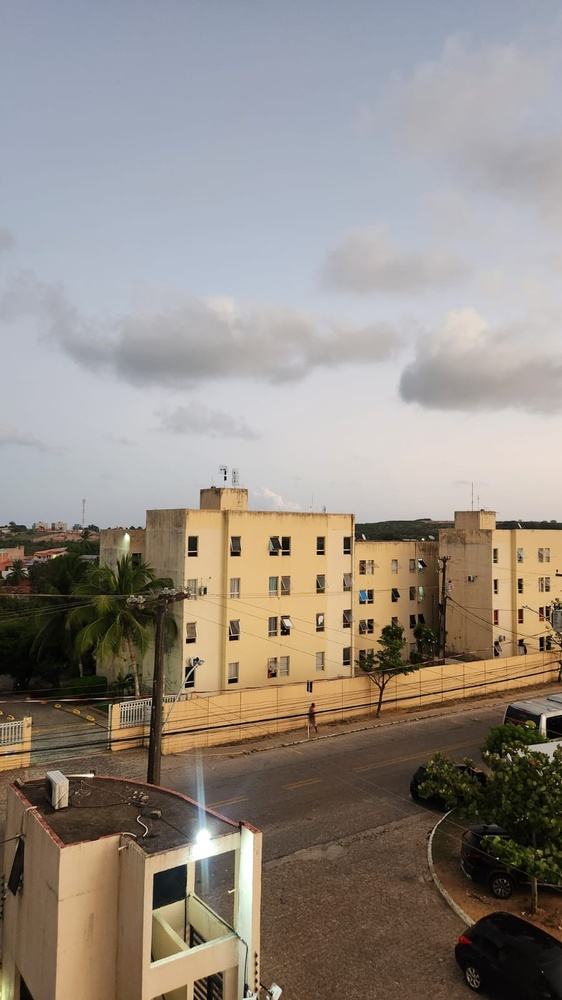
#> input picture img/task02/01.jpeg, 562 x 1000 px, shrunk from 900 x 1600 before the run; its folder holds only this picture in this run
$ jupyter execute panoram.ipynb
#> lines starting #> are read from the running program, lines starting #| are printed output that depends on the picture; after the words box and inside, x2 and y2 are one past the last pixel; in counts of white or black regions, pixels touching at a corner belong together
[cell 1]
import cv2 as cv
import numpy as np
import matplotlib.pyplot as plt
from glob import glob
import time

# Load images in correct order
filenames = sorted(glob('img/task02/*.jpeg'))
images = [cv.imread(f) for f in filenames]
#> images = 1 item
central_idx = 0

# [107 lines left out: functions calculate_angle, detect_keypoints, match_images, not called in this run]

def create_panorama(images, central_idx, max_angle=40, descriptor_type='SIFT'):
    start_time = time.time()

    # Initialize with central image
    h, w = images[central_idx].shape[:2]
    total_width = w * len(images)
    panorama = np.zeros((h, total_width, 3), dtype=np.uint8)

    # Place central image
    x_central = w * central_idx
    panorama[:, x_central:x_central + w] = images[central_idx]

    # Stitch left images (reverse order: from central to left)
    H_left = np.eye(3)
    for i in range(central_idx - 1, -1, -1):
        kp1, kp2, matches = match_images(images[i+1], images[i], descriptor_type)

        if len(matches) < 10:
            print(f"Not enough matches on images: {i} and {i+1}")
            continue

        # Get matching points (swap src and dst for left side)
        dst_pts = np.float32([kp2[m.trainIdx].pt for m in matches]).reshape(-1, 1, 2)
        src_pts = np.float32([kp1[m.queryIdx].pt for m in matches]).reshape(-1, 1, 2)

        # Calculate homography (note the swap of src and dst)
        H, _ = cv.findHomography(dst_pts, src_pts, cv.RANSAC, 5.0)
        if H is None:
            print(f"Not Homography on images: {i} and {i+1}")
            continue

        # Check angle before applying homography
        temp_H = H_left @ H
        angle = calculate_angle(temp_H, w, h)
        if abs(angle) > max_angle/2:
            print(f"Angle too large ({angle:.1f}°) for image {i}")
            break

        H_left = temp_H
        warped = cv.warpPerspective(images[i], H_left, (total_width, h))
        mask = (warped.sum(axis=2) != 0)
        panorama[np.where(mask)] = warped[np.where(mask)]

    # Stitch right images
    H_right = np.eye(3)
    for i in range(central_idx + 1, len(images)):
        kp1, kp2, matches = match_images(images[i-1], images[i], descriptor_type)

        if len(matches) < 10:
            print(f"Not enough matches for images {i-1} and {i}")
            continue

        src_pts = np.float32([kp2[m.trainIdx].pt for m in matches]).reshape(-1, 1, 2)
        dst_pts = np.float32([kp1[m.queryIdx].pt for m in matches]).reshape(-1, 1, 2)

        H, _ = cv.findHomography(src_pts, dst_pts, cv.RANSAC, 5.0)
        if H is None:
            print(f"Not Homography on images {i-1} and {i}")
            continue

        # Check angle before applying homography
        temp_H = H_right @ H
        angle = calculate_angle(temp_H, w, h)
        if abs(angle) > max_angle/2:
            print(f"Angle too large ({angle:.1f}°) for image {i}")
            break

        H_right = temp_H
        warped = cv.warpPerspective(images[i], H_right, (total_width, h))
        mask = (warped.sum(axis=2) != 0)
        panorama[np.where(mask)] = warped[np.where(mask)]

    # Crop the empty regions
    gray = cv.cvtColor(panorama, cv.COLOR_BGR2GRAY)
    _, thresh = cv.threshold(gray, 1, 255, cv.THRESH_BINARY)
    coords = cv.findNonZero(thresh)
    x, y, w, h = cv.boundingRect(coords)

    end_time = time.time()
    print(f"Panorama {descriptor_type} creation time: {end_time - start_time:.2f} seconds")

    return panorama[y:y+h, x:x+w]

# Create and display panoramas with all three descriptors
fig, axes = plt.subplots(3, 1, figsize=(20, 30))

descriptors = ['SIFT', 'ORB', 'BRISK']
for i, descriptor in enumerate(descriptors):
    panorama = create_panorama(images, central_idx, max_angle=40, descriptor_type=descriptor)
    axes[i].imshow(cv.cvtColor(panorama, cv.COLOR_BGR2RGB))
    axes[i].set_title(f'Panorama using Shi-Tomasi + {descriptor}')
    axes[i].axis('off')
#> this loop made 3 passes
#> pass 1, in create_panorama, `gray = cv.cvtColor(panorama, cv.COLOR_BGR2GRAY)`:
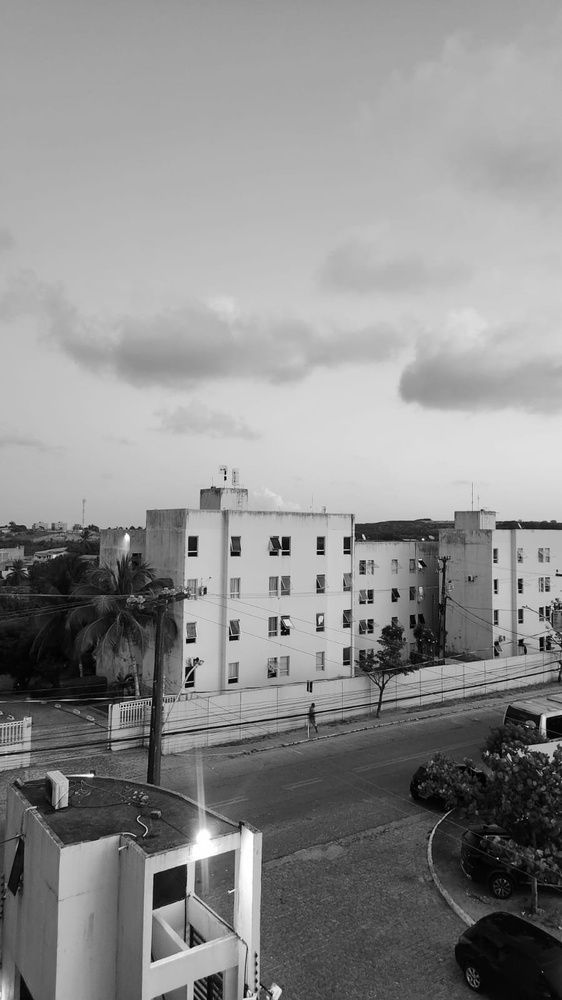
#> gray: shape (1000, 562); min 0, max 255, mean 141.6
#> pass 1, in create_panorama, `_, thresh = cv.threshold(gray, 1, 255, cv.THRESH_BINARY)`:
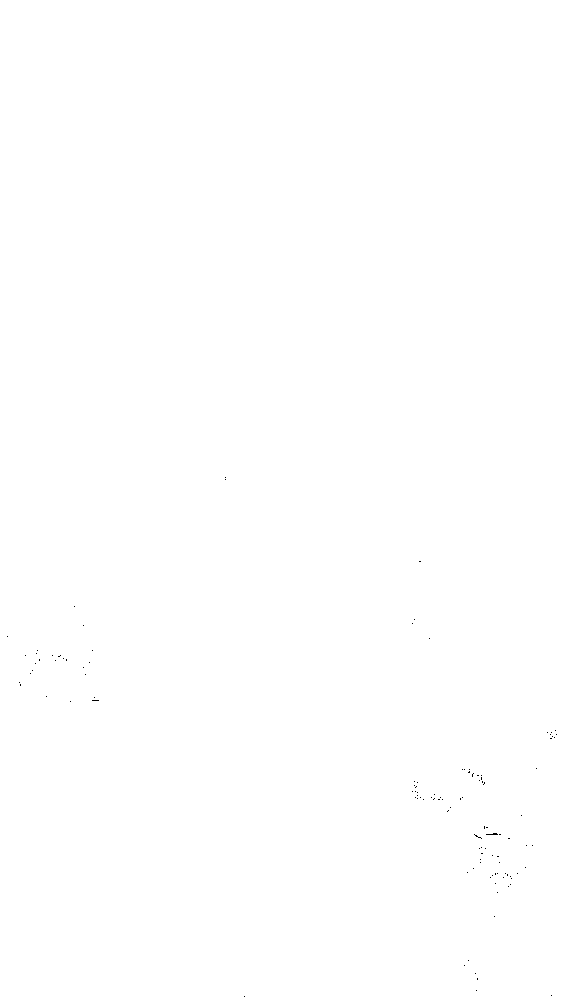
#> thresh: shape (1000, 562); 100% white; black in thin lines or dots, all inside (x1, y1, x2, y2) = (7, 477, 557, 997)
#> panorama is the input picture: shape (1000, 562, 3); mean B, G, R 131.9, 140.1, 148.3

plt.tight_layout()
plt.show()
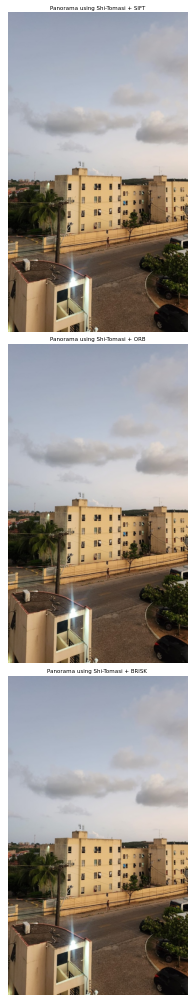
#> figure drawn by matplotlib, 3 panels

$ run again, on img/task02/05.jpeg
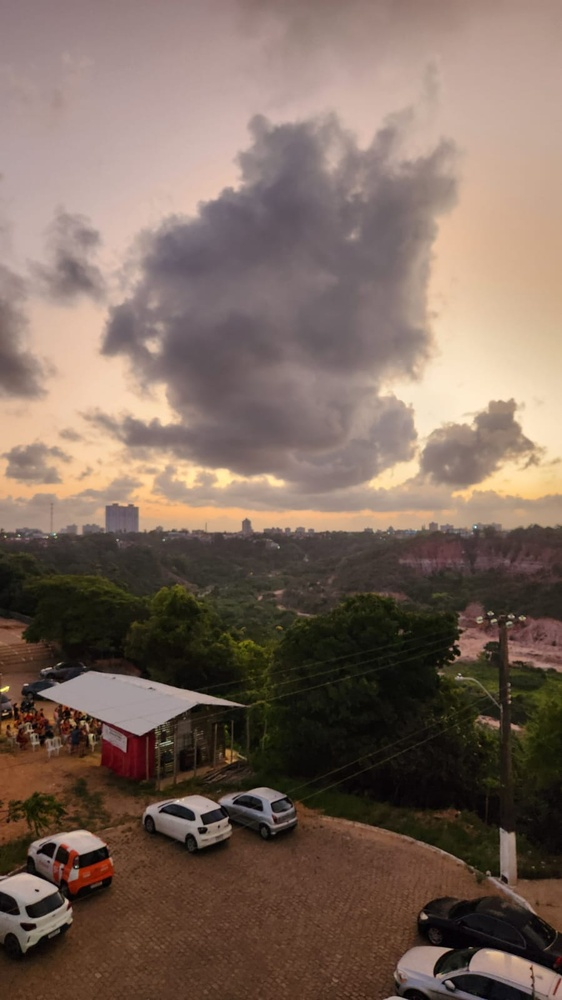
#> input picture img/task02/05.jpeg, 562 x 1000 px, shrunk from 900 x 1600 before the run
#> images = 1 item
#> the loop `for i, descriptor in enumerate(descriptors):` made 3 passes
#> pass 1, in create_panorama, `gray = cv.cvtColor(panorama, cv.COLOR_BGR2GRAY)`:
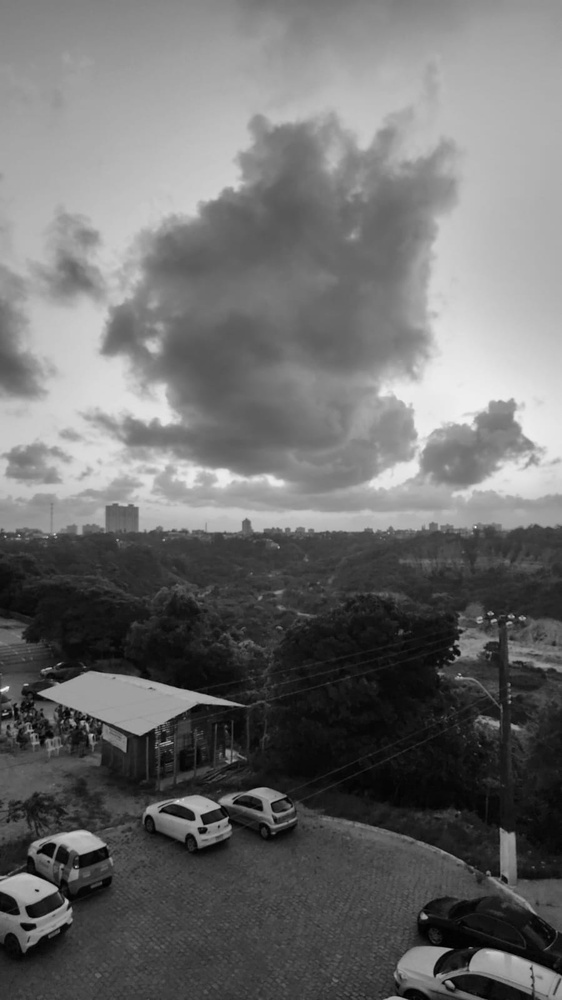
#> gray: shape (1000, 562); min 0, max 243, mean 109.1
#> panorama is the input picture: shape (1000, 562, 3); mean B, G, R 93.1, 104.6, 124.1
#> `plt.show()`:
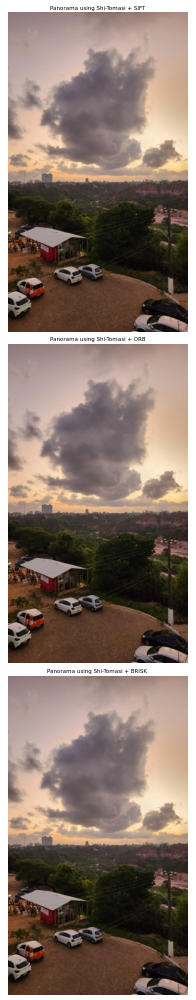
#> figure drawn by matplotlib, 3 panels

$ run again, on img/task02/06.jpeg
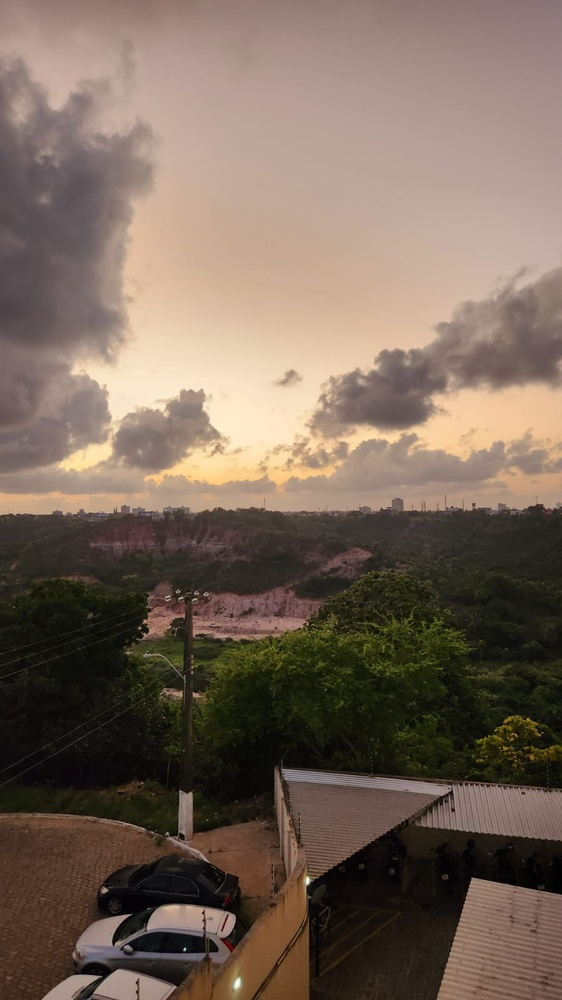
#> input picture img/task02/06.jpeg, 562 x 1000 px, shrunk from 900 x 1600 before the run
#> images = 1 item
#> the loop `for i, descriptor in enumerate(descriptors):` made 3 passes
#> pass 1, in create_panorama, `_, thresh = cv.threshold(gray, 1, 255, cv.THRESH_BINARY)`:
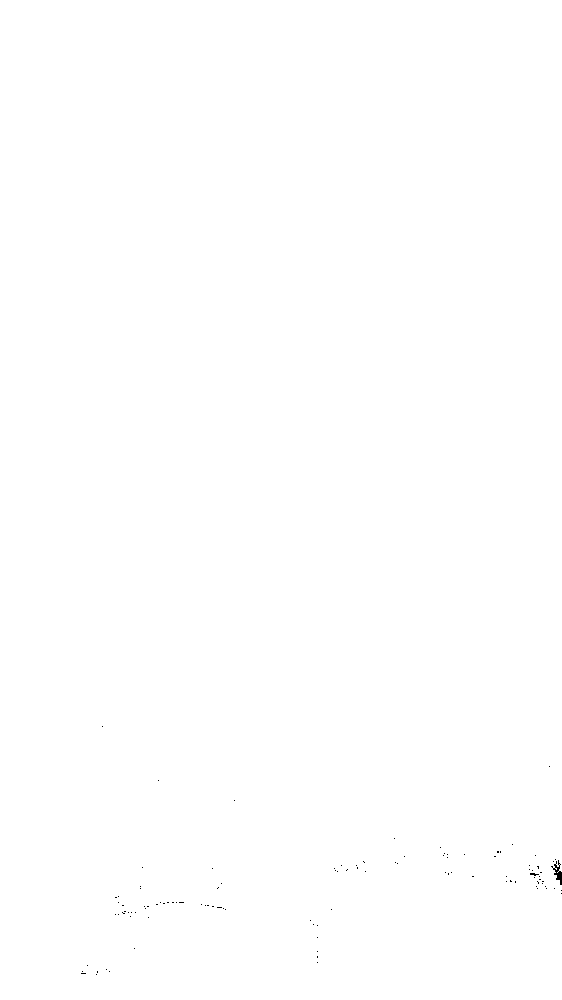
#> thresh: shape (1000, 562); 100% white; black in thin lines or dots, all inside (x1, y1, x2, y2) = (81, 726, 562, 975)
#> panorama is the input picture: shape (1000, 562, 3); mean B, G, R 89.2, 102.4, 119.1
#> `plt.show()`:
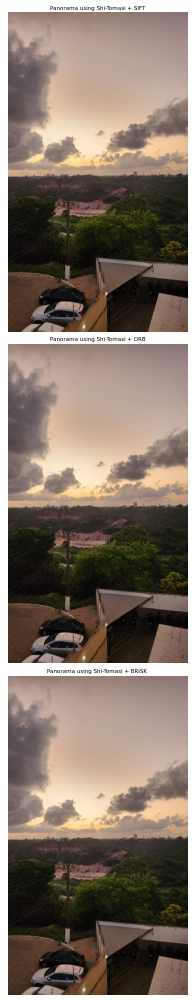
#> figure drawn by matplotlib, 3 panels

$ run again, on img/task02/02.jpeg
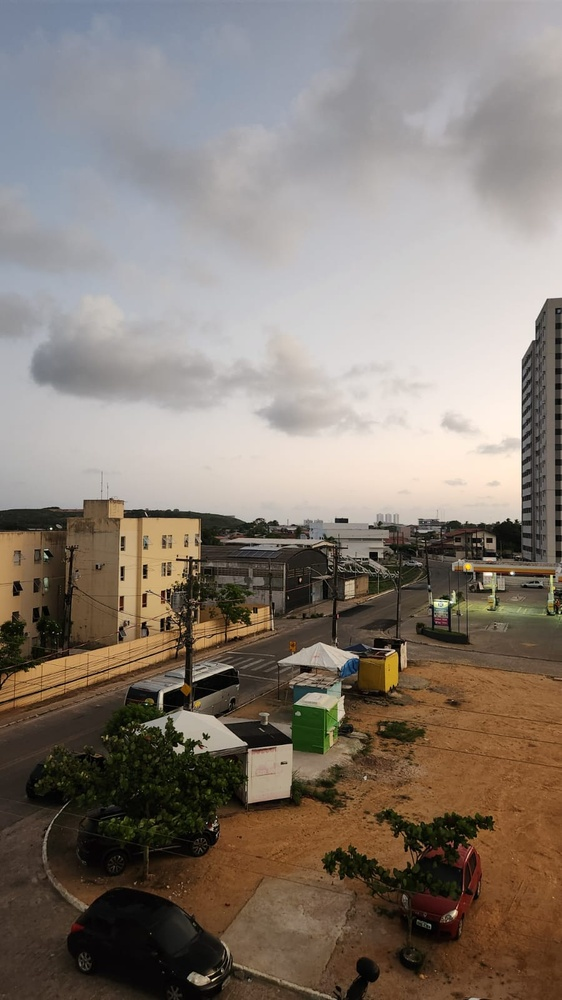
#> input picture img/task02/02.jpeg, 562 x 1000 px, shrunk from 900 x 1600 before the run
#> images = 1 item
#> the loop `for i, descriptor in enumerate(descriptors):` made 3 passes
#> pass 1, in create_panorama, `_, thresh = cv.threshold(gray, 1, 255, cv.THRESH_BINARY)`:
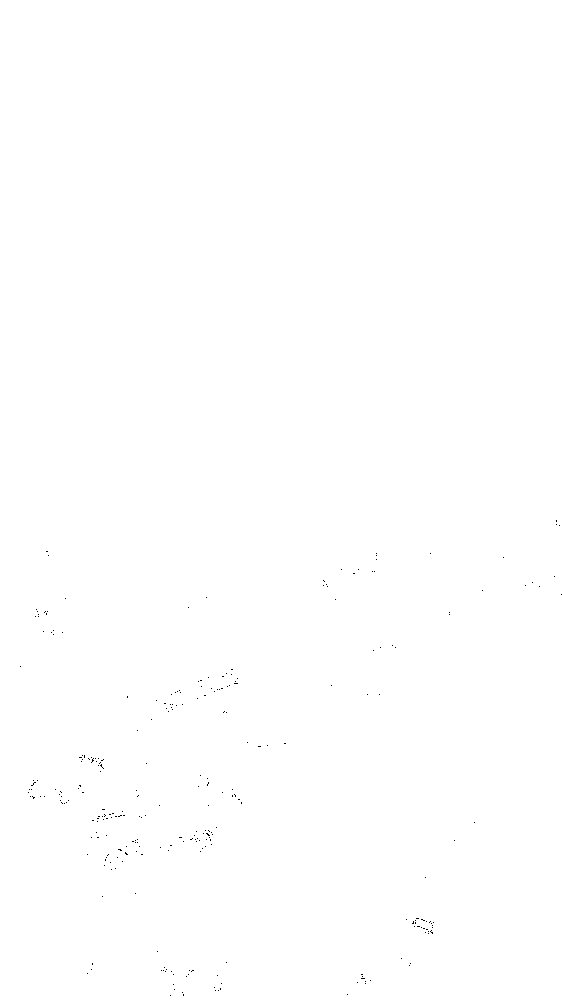
#> thresh: shape (1000, 562); 99.9% white; black in thin lines or dots, all inside (x1, y1, x2, y2) = (20, 520, 562, 996)
#> panorama is the input picture: shape (1000, 562, 3); mean B, G, R 114.8, 123.9, 134.2
#> `plt.show()`:
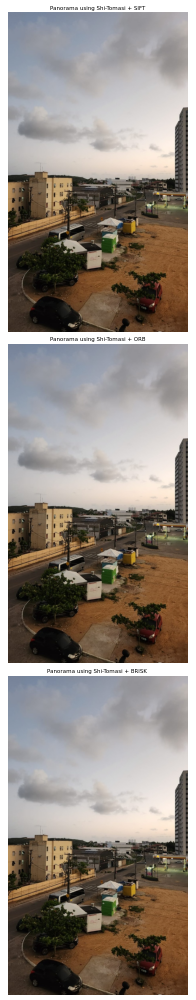
#> figure drawn by matplotlib, 3 panels

$ run again, on img/task02/03.jpeg
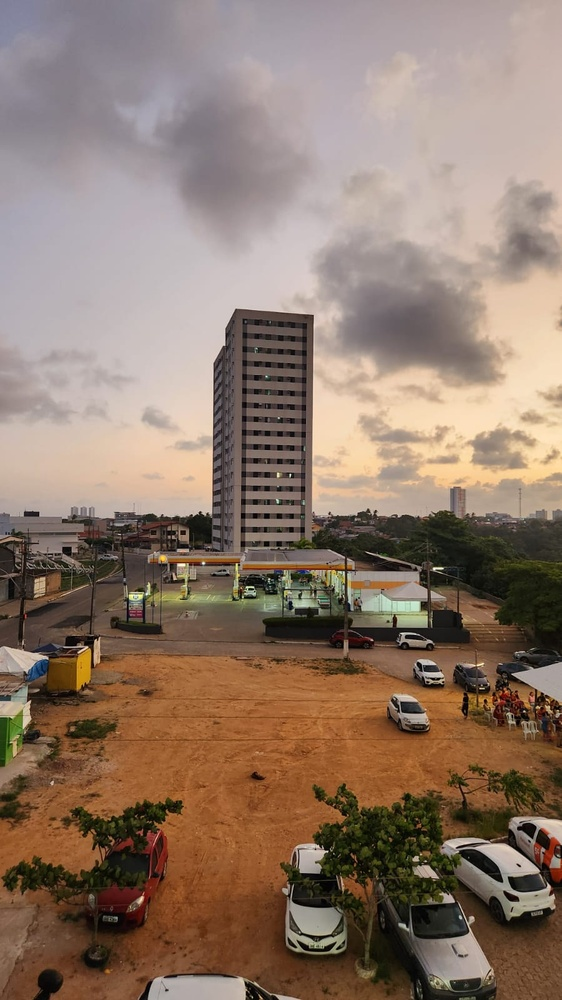
#> input picture img/task02/03.jpeg, 562 x 1000 px, shrunk from 900 x 1600 before the run
#> images = 1 item
#> the loop `for i, descriptor in enumerate(descriptors):` made 3 passes
#> pass 1, in create_panorama, `gray = cv.cvtColor(panorama, cv.COLOR_BGR2GRAY)`:
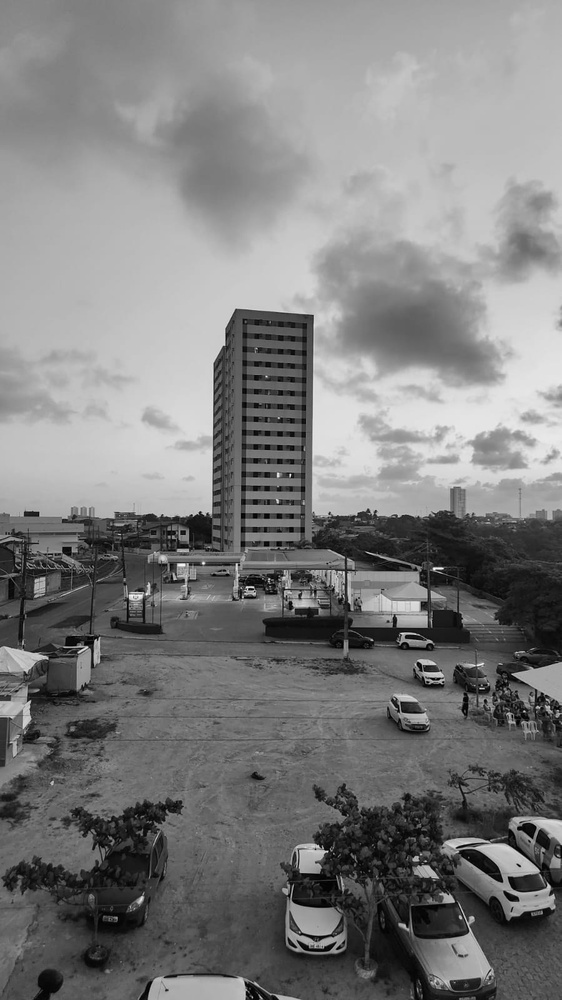
#> gray: shape (1000, 562); min 0, max 253, mean 126
#> panorama is the input picture: shape (1000, 562, 3); mean B, G, R 106.5, 121.3, 142.6
#> `plt.show()`:
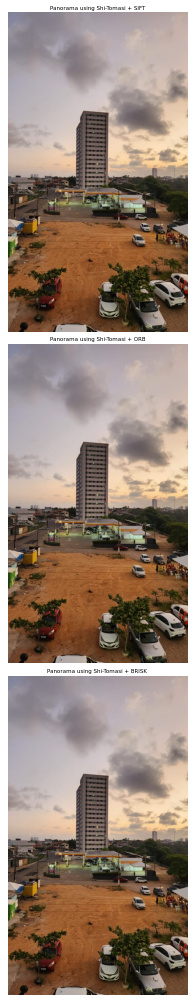
#> figure drawn by matplotlib, 3 panels
